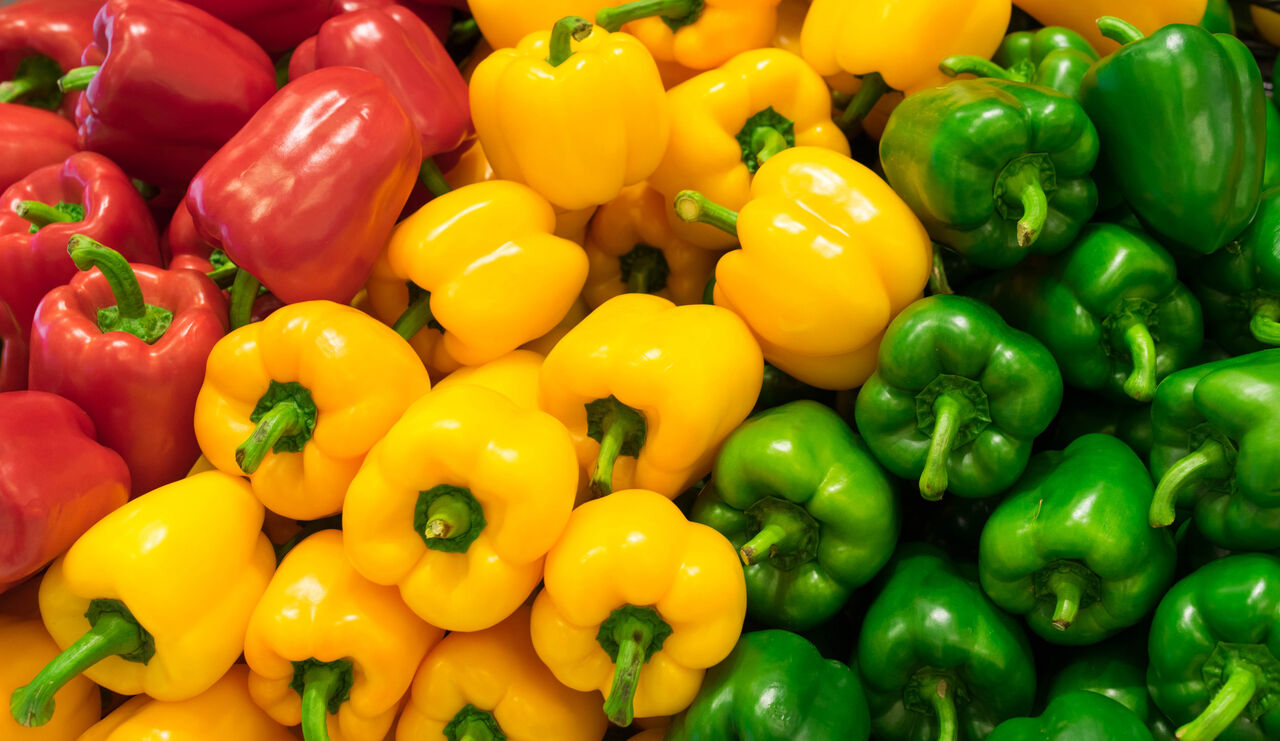
#> input picture data/images/felfel-dolme.jpg, 1280 x 741 px
$ jupyter execute 1-color_filtering.ipynb   (shell and % lines are left out)
#> lines starting #> are read from the running program, lines starting #| are printed output that depends on the picture; after the words box and inside, x2 and y2 are one past the last pixel; in counts of white or black regions, pixels touching at a corner belong together
# this is my note for starting Image Processing

### In image processing, colors play a crucial role in analyzing and manipulating visual data. Images are typically represented using color models such as RGB (Red, Green, Blue), where each pixel is defined by its intensity in these three primary colors. Other models like HSV (Hue, Saturation, Value) and CMYK (Cyan, Magenta, Yellow, Key/Black) are also used depending on the application.
>  Color information helps in tasks like object detection, segmentation, and enhancement. For instance, in medical imaging, specific color ranges can highlight abnormalities, while in computer vision, color-based filtering can isolate objects of interest. Advanced techniques, such as color space transformations and histogram equalization, are employed to improve image quality and extract meaningful information. Understanding and manipulating colors is essential for achieving accurate and visually appealing results in image processing.

<div style="display: grid; grid-template-columns: repeat(2, 1fr); gap: 10px;">
  <h1 style="color: green;">- Colors and filtering</h1>
  <h4 style="color: green;">1- Simplea color filtering<br/> 2- Simple color tracker </h4>

</div>
<div style="display: grid; grid-template-columns: repeat(2, 1fr); gap: 10px;">
  <h4 style="color:rgb(86, 143, 143) ;">- Amirreza zare <br/> - 3/7/2025 </h4>
</div>

[cell 1]
import cv2
import numpy as np
import matplotlib.pyplot as plt

hue_spectrum = np.linspace(0 , 179 , dtype='uint8' , num =180)
img = np.array([hue_spectrum]*30)
saturation_channel = np.ones_like(img , dtype = 'uint8')*255
value_channel = np.ones_like(img , dtype = 'uint8')*255
hsv = cv2.merge([img , saturation_channel , value_channel])
final_img = cv2.cvtColor(hsv, cv2.COLOR_HSV2BGR)
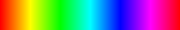
#> final_img: shape (30, 180, 3); mean B, G, R 127.4, 127.3, 127.3
plt.imshow(final_img[... , ::-1])

[cell 2]
import cv2
import numpy as np
import matplotlib.pyplot as plt

img = cv2.imread('../data/images/felfel-dolme.jpg')
#> img is the input picture: shape (741, 1280, 3); mean B, G, R 12.6, 114.7, 145.2

lower = np.array([20 ,50,50])
upper = np.array([35 ,255,255])
hsv_img = cv2.cvtColor(img, cv2.COLOR_BGR2HSV)
#> hsv_img: shape (741, 1280, 3); mean H, S, V 37.3, 237.5, 166.6
mask = cv2.inRange(hsv_img, lower, upper)
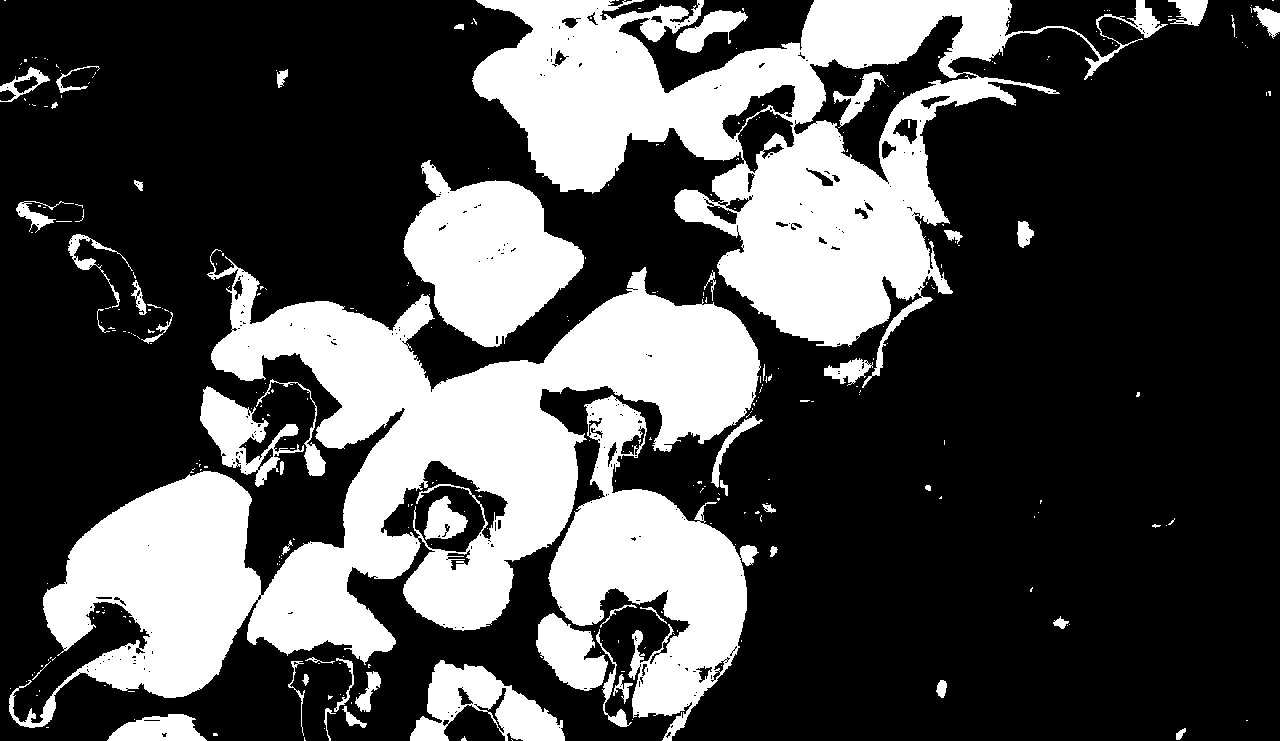
#> mask: shape (741, 1280); 30% white; 330 white regions (275 under 20 px), largest, box (x1, y1, x2, y2) and area: (9, 249, 761, 728) 118525, (472, 0, 1168, 388) 88081, (548, 395, 759, 741) 29608

plt.figure(figsize=(12,4))
plt.subplot(121)
plt.imshow(img[... , ::-1])
plt.title('Original Image')
plt.axis('off')

plt.subplot(122)
plt.imshow(mask, cmap='gray')
plt.title('Mask')
plt.axis('off')

plt.show()
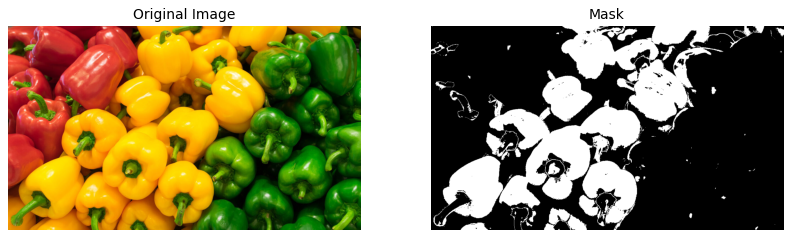
#> figure drawn by matplotlib, 2 panels

[cell 3]
# FREE UP MEMORY AND RESOURCES
import gc

gc.collect()

[cell 4]
import cv2
import numpy as np
import matplotlib.pyplot as plt

img = cv2.imread('../data/images/felfel-dolme.jpg')


hsv_img = cv2.cvtColor(img, cv2.COLOR_BGR2HSV)


lower = np.array([0 ,50,50])
upper = np.array([10 ,255,255])
mask_start = cv2.inRange(hsv_img, lower, upper)
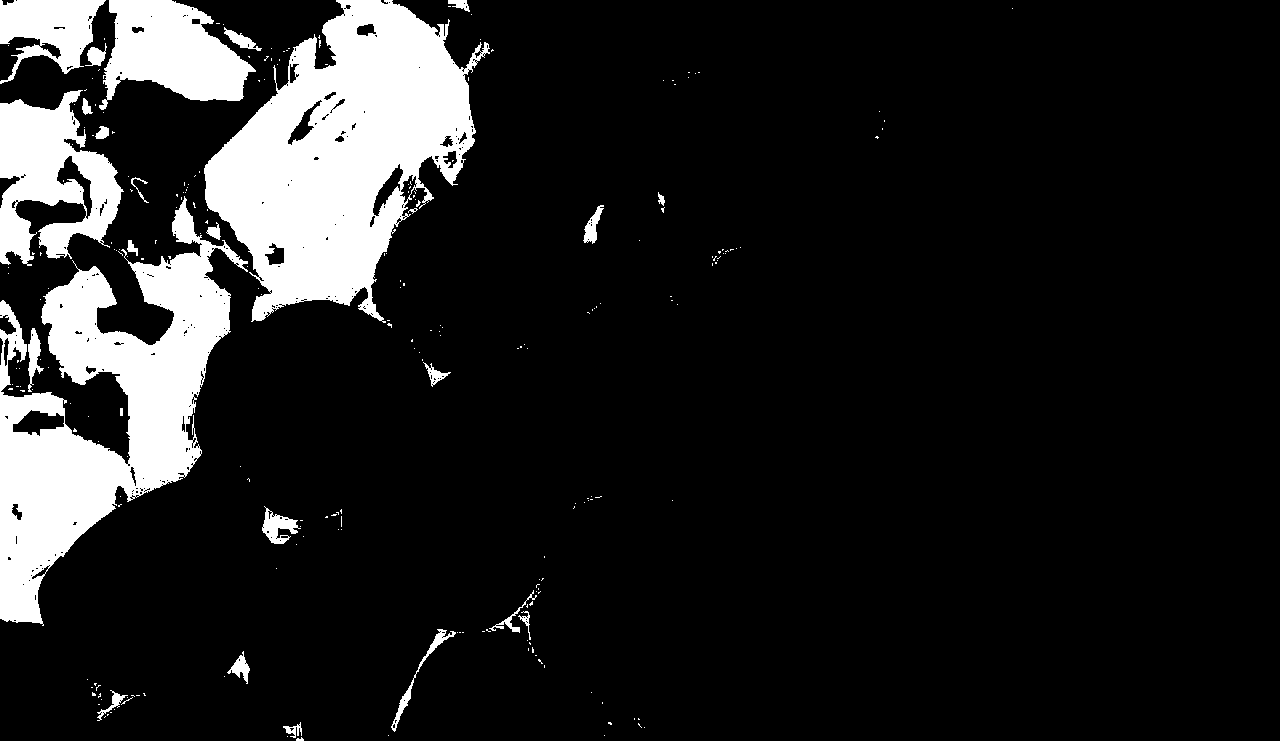
#> mask_start: shape (741, 1280); 13.1% white; 251 white regions (224 under 20 px), largest, box (x1, y1, x2, y2) and area: (204, 0, 490, 323) 49580, (0, 196, 248, 626) 41843, (0, 90, 124, 266) 12187

lower = np.array([160 ,50,50])
upper = np.array([179 ,255,255])
mask_end = cv2.inRange(hsv_img, lower, upper)
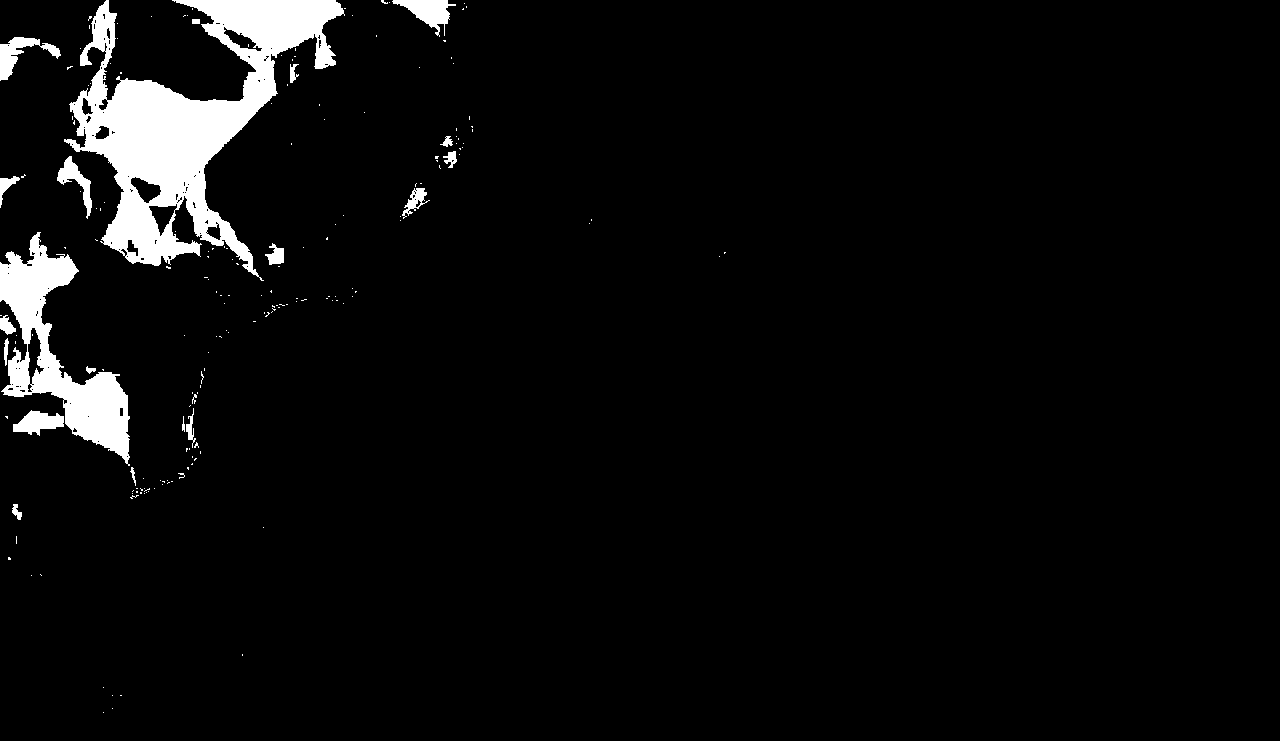
#> mask_end: shape (741, 1280); 4.6% white; 191 white regions (170 under 20 px), largest, box (x1, y1, x2, y2) and area: (64, 0, 345, 281) 27838, (0, 232, 130, 466) 10308, (392, 0, 456, 37) 1002


mask = mask_start + mask_end
#> mask: shape (741, 1280); 17.7% white; 155 white regions (143 under 20 px), largest, box (x1, y1, x2, y2) and area: (0, 0, 490, 626) 164781, (262, 506, 301, 544) 682, (391, 629, 456, 732) 561
mask_final = cv2.merge([mask] * 3 )
result = cv2.bitwise_and(img, mask_final)
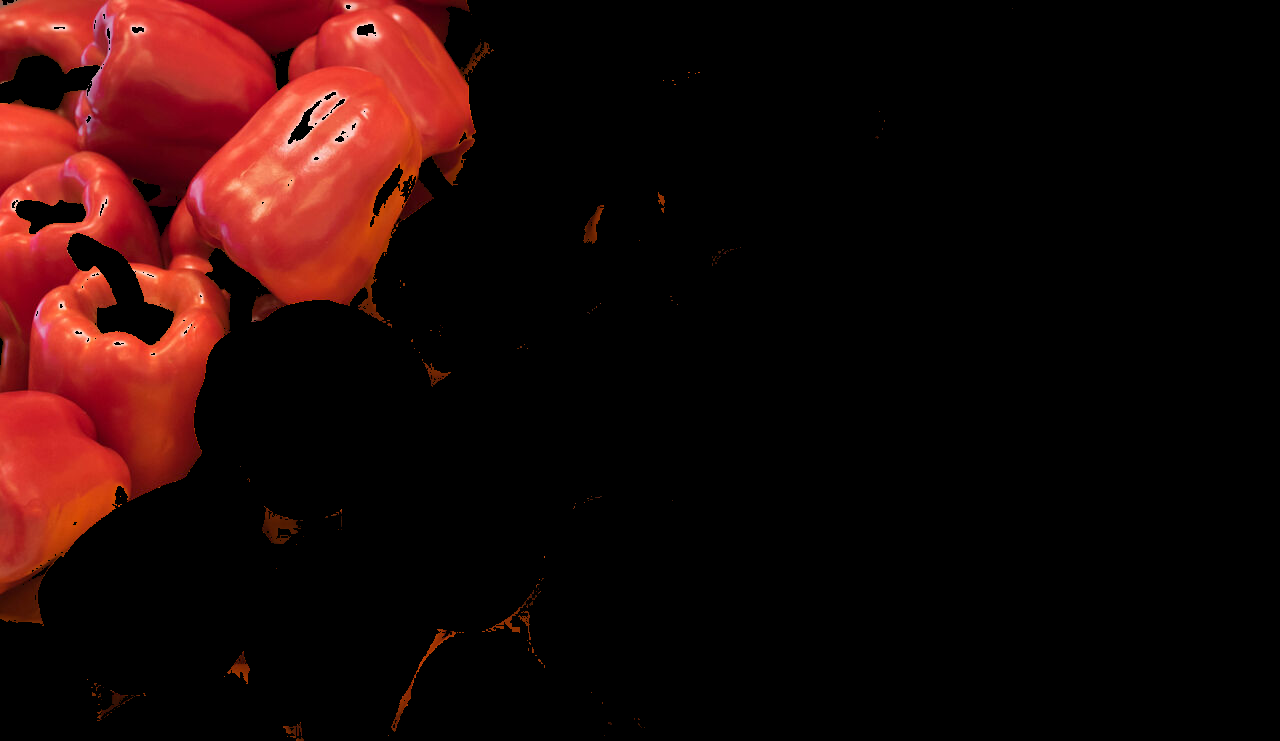
#> result: shape (741, 1280, 3); mean B, G, R 7.3, 8.9, 32.6

plt.figure(figsize=(12,4))
plt.subplot(131)
plt.imshow(img[... , ::-1])
plt.title('Original Image')
plt.axis('off')

plt.subplot(132)
plt.imshow(mask, cmap='gray')
plt.title('Mask')
plt.axis('off')

plt.subplot(133)
plt.imshow(result[... , ::-1])
plt.title('Result')
plt.axis('off')
plt.show()
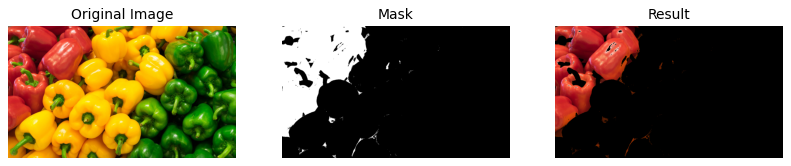
#> figure drawn by matplotlib, 3 panels

[cell 5]
# FREE UP MEMORY AND RESOURCES
import gc

gc.collect()

[cell 6]
import cv2
import numpy as np
import matplotlib.pyplot as plt

cap = cv2.VideoCapture('../data/videos/blue-track.mp4')

while True :
    ret , frame = cap.read()
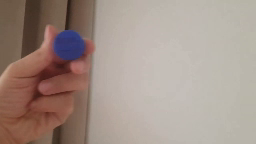
#> input picture frame 26 of data/videos/blue-track.mp4, 256 x 144 px
#> frame is the input picture: shape (144, 256, 3); mean B, G, R 136.7, 145.9, 162.9
    if not ret :
        break
    hsv = cv2.cvtColor(frame , cv2.COLOR_BGR2HSV)
#> hsv: shape (144, 256, 3); mean H, S, V 17, 52.6, 164

    lower = np.array([100 ,50,50])
    upper = np.array([130 ,255,255])

    mask = cv2.inRange(hsv, lower, upper)
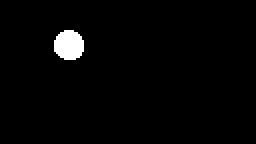
#> mask: shape (144, 256); 2% white; 1 white region
    result = cv2.bitwise_and(frame, frame, mask=mask)
#> result: shape (144, 256, 3)
    # cv2.imshow('frame', frame)
    # cv2.imshow('mask', mask)
    cv2.imshow('result', result)
    key = cv2.waitKey(5) & 0xFF
#> (key Esc is pressed here)
    if key == 27 :
        break
cv2.destroyAllWindows()
cap.release()

[cell 7]
# FREE UP MEMORY AND RESOURCES
import gc

gc.collect()

[cell 8]
import cv2
import numpy as np
import matplotlib.pyplot as plt

cap = cv2.VideoCapture('../data/videos/blue-track.mp4')

while True :
    ret , frame = cap.read()
    if not ret :
        break
    hsv = cv2.cvtColor(frame , cv2.COLOR_BGR2HSV)

    lower = np.array([100 ,50,50])
    upper = np.array([130 ,255,255])

    mask = cv2.inRange(hsv, lower, upper)
    contours , _ = cv2.findContours(mask, cv2.RETR_EXTERNAL, cv2.CHAIN_APPROX_SIMPLE)
#> contours = 1 contour; box (x1, y1, x2, y2) and area: (54, 30, 84, 60) 676
    center , radius = cv2.minEnclosingCircle(contours[0])
#> center = (68.67, 45.1); radius = 15.81
    center = (int(center[0]), int(center[1]))
#> center = (68, 45)
    radius = int(radius)
#> radius = 15
    cv2.circle(frame, center, radius, (0, 0, 255), 2)
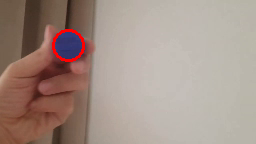
#> frame: shape (144, 256, 3); 0.76% of pixels changed, all inside (x1, y1, x2, y2) = (52, 29, 85, 62)
    cv2.imshow('frame', frame)

    key = cv2.waitKey(5) & 0xFF
#> (key Esc is pressed here)
    if key == 27 :
        break
cv2.destroyAllWindows()
cap.release()

[cell 9]
# FREE UP MEMORY AND RESOURCES
import gc

gc.collect()

[cell 10]
import cv2
import numpy as np

cap = cv2.VideoCapture(0)

while True:
    ret, frame = cap.read()
    if not ret:
        break
    hsv = cv2.cvtColor(frame, cv2.COLOR_BGR2HSV)

    lower_blue = np.array([100,50,50])
    upper_blue = np.array([130,255,255])

    mask = cv2.inRange(hsv, lower_blue, upper_blue)
    res = cv2.bitwise_and(frame,frame, mask= mask)

    cv2.imshow('res',res)

    k = cv2.waitKey(5) & 0xFF
#> (key Esc is pressed here)
